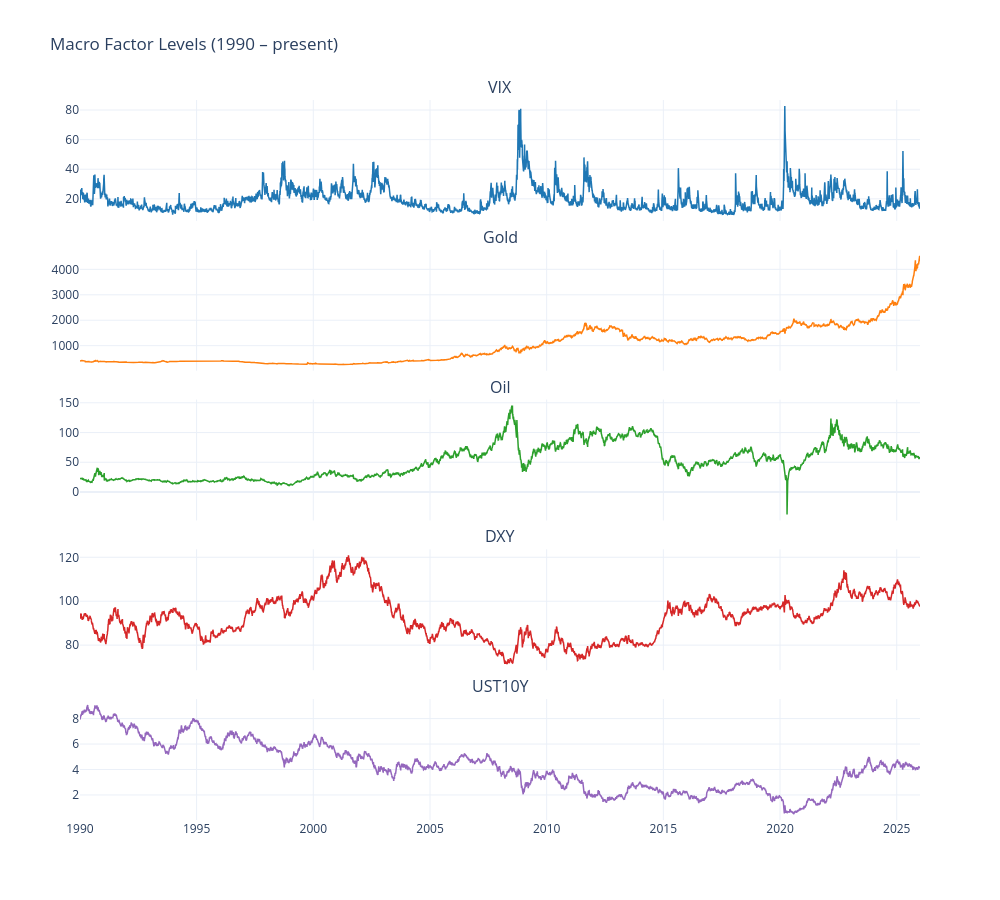

This figure's notebook cell:
### Code cell
import plotly.graph_objects as go
from plotly.subplots import make_subplots

factors = macro_levels.columns.tolist()
n = len(factors)
fig = make_subplots(rows=n, cols=1, subplot_titles=factors, shared_xaxes=True,
                    vertical_spacing=0.04)

palette = ['#1f77b4','#ff7f0e','#2ca02c','#d62728','#9467bd']
for i, factor in enumerate(factors, 1):
    fig.add_trace(
        go.Scatter(x=macro_levels.index, y=macro_levels[factor],
                   mode='lines', name=factor,
                   line=dict(color=palette[i-1], width=1.5)),
        row=i, col=1
    )

fig.update_layout(title='Macro Factor Levels (1990 – present)', height=900,
                  width=1000, template='plotly_white', showlegend=False)
fig.show()

### Figure 1 — Plotly figure (JSON) as saved in the notebook; plotly's stock layout.template omitted (floating-point values rounded to 4 significant figures; data arrays with more than 128 entries replaced by an {"elided": "..."} marker saying what was removed)
{"data": [{"line": {"color": "#1f77b4", "width": 1.5}, "mode": "lines", "name": "VIX", "type": "scatter", "x": {"elided": "9389 str values"}, "xaxis": "x", "y": {"elided": "9389 float values"}, "yaxis": "y"}, {"line": {"color": "#ff7f0e", "width": 1.5}, "mode": "lines", "name": "Gold", "type": "scatter", "x": {"elided": "9389 str values"}, "xaxis": "x2", "y": {"elided": "9389 float values"}, "yaxis": "y2"}, {"line": {"color": "#2ca02c", "width": 1.5}, "mode": "lines", "name": "Oil", "type": "scatter", "x": {"elided": "9389 str values"}, "xaxis": "x3", "y": {"elided": "9389 float values"}, "yaxis": "y3"}, {"line": {"color": "#d62728", "width": 1.5}, "mode": "lines", "name": "DXY", "type": "scatter", "x": {"elided": "9389 str values"}, "xaxis": "x4", "y": {"elided": "9389 float values"}, "yaxis": "y4"}, {"line": {"color": "#9467bd", "width": 1.5}, "mode": "lines", "name": "UST10Y", "type": "scatter", "x": {"elided": "9389 str values"}, "xaxis": "x5", "y": {"elided": "9389 float values"}, "yaxis": "y5"}], "layout": {"annotations": [{"font": {"size": 16}, "showarrow": false, "text": "VIX", "x": 0.5, "xanchor": "center", "xref": "paper", "y": 1, "yanchor": "bottom", "yref": "paper"}, {"font": {"size": 16}, "showarrow": false, "text": "Gold", "x": 0.5, "xanchor": "center", "xref": "paper", "y": 0.792, "yanchor": "bottom", "yref": "paper"}, {"font": {"size": 16}, "showarrow": false, "text": "Oil", "x": 0.5, "xanchor": "center", "xref": "paper", "y": 0.584, "yanchor": "bottom", "yref": "paper"}, {"font": {"size": 16}, "showarrow": false, "text": "DXY", "x": 0.5, "xanchor": "center", "xref": "paper", "y": 0.376, "yanchor": "bottom", "yref": "paper"}, {"font": {"size": 16}, "showarrow": false, "text": "UST10Y", "x": 0.5, "xanchor": "center", "xref": "paper", "y": 0.168, "yanchor": "bottom", "yref": "paper"}], "height": 900, "showlegend": false, "title": {"text": "Macro Factor Levels (1990 – present)"}, "width": 1000, "xaxis": {"anchor": "y", "domain": [0, 1], "matches": "x5", "showticklabels": false}, "xaxis2": {"anchor": "y2", "domain": [0, 1], "matches": "x5", "showticklabels": false}, "xaxis3": {"anchor": "y3", "domain": [0, 1], "matches": "x5", "showticklabels": false}, "xaxis4": {"anchor": "y4", "domain": [0, 1], "matches": "x5", "showticklabels": false}, "xaxis5": {"anchor": "y5", "domain": [0, 1]}, "yaxis": {"anchor": "x", "domain": [0.832, 1]}, "yaxis2": {"anchor": "x2", "domain": [0.624, 0.792]}, "yaxis3": {"anchor": "x3", "domain": [0.416, 0.584]}, "yaxis4": {"anchor": "x4", "domain": [0.208, 0.376]}, "yaxis5": {"anchor": "x5", "domain": [0, 0.168]}}}
